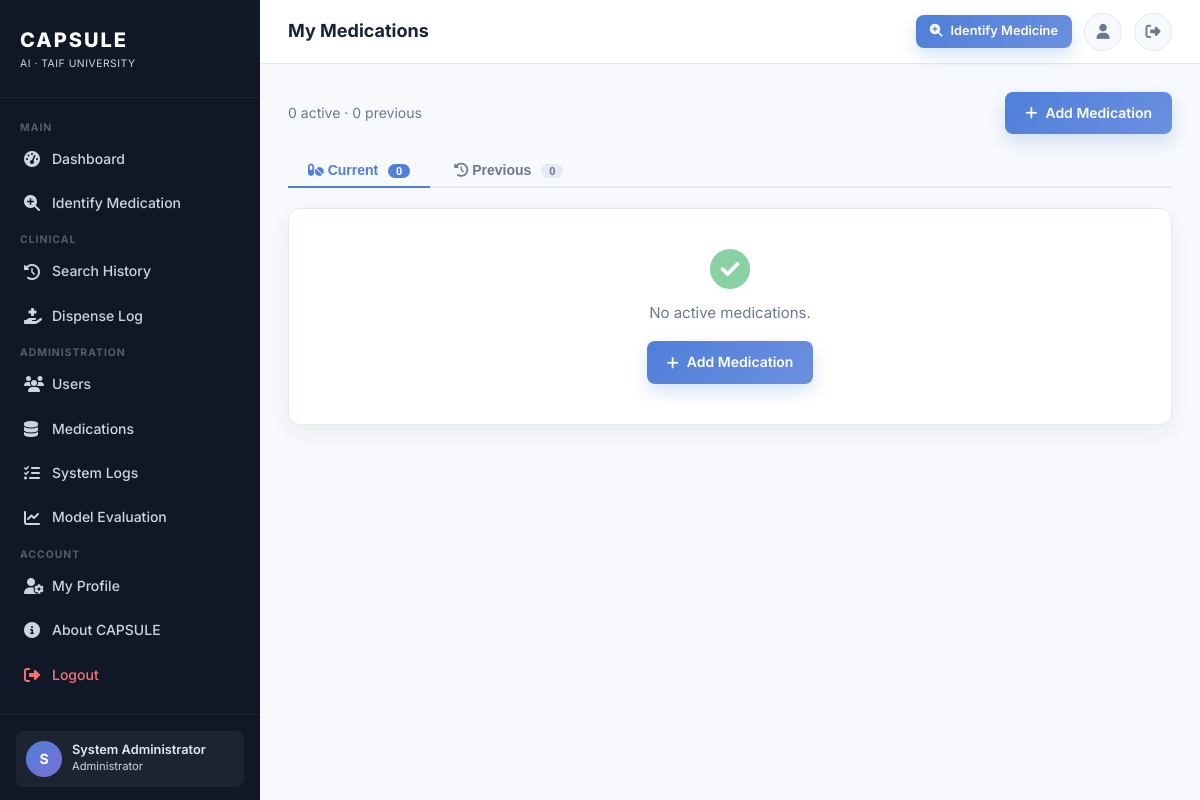
The app's page /patient/medications (signed in) with its own data.
### app.py (models this page shows, shortened)
class User(UserMixin, db.Model):
    __tablename__ = 'users'
    id = db.Column(db.Integer, primary_key=True)
    username = db.Column(db.String(80), unique=True, nullable=False)
    email = db.Column(db.String(120), unique=True, nullable=False)
    password_hash = db.Column(db.String(256), nullable=False)
    role = db.Column(db.String(20), default='patient')        # admin|doctor|pharmacist|patient
    full_name = db.Column(db.String(120), default='')
    hospital = db.Column(db.String(120), default='')
    specialty = db.Column(db.String(80), default='')
    is_active = db.Column(db.Boolean, default=True)
    created_at = db.Column(db.DateTime, default=datetime.utcnow)
    last_login = db.Column(db.DateTime, nullable=True)
    searches = db.relationship('SearchHistory', backref='user', lazy=True,
                               cascade='all, delete-orphan')
    @property
    def role_label(self):
        labels = {'admin': 'Administrator', 'doctor': 'Doctor',
                  'pharmacist': 'Pharmacist', 'patient': 'Patient'}
        return labels.get(self.role, 'Patient')

### app.py (the view)
@app.route('/patient/medications')
@login_required
@role_required('patient', 'admin')
def patient_medications():
    current_meds = PatientMedication.query.filter_by(
        patient_id=current_user.id, status='current')\
        .order_by(PatientMedication.added_at.desc()).all()
    prev_meds = PatientMedication.query.filter_by(
        patient_id=current_user.id, status='previous')\
        .order_by(PatientMedication.end_date.desc()).all()
    from drug_interaction_checker import DrugInteractionChecker
    checker = DrugInteractionChecker()
    med_names = [m.medication_name for m in current_meds]
    expanded = list(med_names)
    for mn in med_names:
        db_med = Medication.query.filter(Medication.drug_name.ilike(f'%{mn}%')).first()
        if db_med and db_med.generic_name:
            generic = db_med.generic_name.split('/')[0].strip()
            if generic.lower() not in [n.lower() for n in expanded]:
                expanded.append(generic)
    interactions = checker.check_by_names(expanded) if len(expanded) >= 2 else []
    return render_template('patient/medications.html',
                           current_meds=current_meds,
                           prev_meds=prev_meds,
                           interactions=interactions)

### app.py (called while the page is built)
@app.after_request
def set_security_headers(response):
    response.headers['X-Content-Type-Options'] = 'nosniff'
    response.headers['X-Frame-Options'] = 'SAMEORIGIN'
    response.headers['X-XSS-Protection'] = '1; mode=block'
    response.headers['Referrer-Policy'] = 'strict-origin-when-cross-origin'
    return response

@login_manager.user_loader
def load_user(user_id):
    return db.session.get(User, int(user_id))

def role_required(*roles):
    def decorator(f):
        @wraps(f)
        def decorated(*args, **kwargs):
            if not current_user.is_authenticated:
                return redirect(url_for('login'))
            if current_user.role not in roles:
                flash('You do not have permission to access this page.', 'danger')
                return redirect(url_for('index'))
            return f(*args, **kwargs)
        return decorated
    return decorator

### templates/patient/medications.html (shortened to what this page needs)
{% extends "base.html" %}
{% block page_title %}My Medications{% endblock %}
{% block content %}
<div style="display:flex;justify-content:space-between;align-items:center;margin-bottom:20px;flex-wrap:wrap;gap:12px">
  <p style="margin:0;color:var(--text-secondary);font-size:.875rem">
    {{ current_meds|length }} active · {{ prev_meds|length }} previous
  </p>
  <div style="display:flex;gap:8px">
    <a href="{{ url_for('add_patient_medication') }}" class="btn btn-primary">
      <i class="fa-solid fa-plus"></i> Add Medication
    </a>
  </div>
</div>
{% set lt_meds = current_meds | selectattr('long_term_flag') | list %}
<div class="tab-bar">
  <button class="tab-btn active" onclick="switchTab('current', this)">
    <i class="fa-solid fa-pills"></i> Current
    <span style="background:var(--primary);color:#fff;padding:1px 8px;border-radius:999px;font-size:.7rem;margin-left:6px">
      {{ current_meds|length }}
    </span>
  </button>
  <button class="tab-btn" onclick="switchTab('previous', this)">
    <i class="fa-solid fa-clock-rotate-left"></i> Previous
    <span style="background:var(--border);color:var(--text-secondary);padding:1px 8px;border-radius:999px;font-size:.7rem;margin-left:6px">
      {{ prev_meds|length }}
    </span>
  </button>
</div>
<div id="tab-current" class="tab-panel active">
  <div class="card">
    <div class="card-body" style="padding:0">
      {% if current_meds %}
        {% for med in current_meds %}
        <div class="med-row">
          <div>
            <div style="display:flex;align-items:center;gap:8px;flex-wrap:wrap;margin-bottom:4px">
              <strong style="font-size:.95rem">{{ med.medication_name }}</strong>
              <span class="med-tag current">Active</span>
              {% if med.long_term_flag %}
              <span style="background:#fffbeb;border:1px solid #fcd34d;
                           color:#92400e;padding:2px 8px;border-radius:999px;font-size:.7rem;font-weight:600">
                <i class="fa-solid fa-clock"></i> Long-Term
              </span>
              {% endif %}
            </div>
            <div style="font-size:.82rem;color:var(--text-secondary);margin-bottom:6px">
              {% if med.dosage %}<span><i class="fa-solid fa-capsules"></i> {{ med.dosage }}</span>{% endif %}
              {% if med.start_date %} &nbsp;·&nbsp; <span><i class="fa-solid fa-calendar"></i> Since {{ med.start_date.strftime('%d %b %Y') }}</span>{% endif %}
              {% if med.prescribed_by %} &nbsp;·&nbsp; <span><i class="fa-solid fa-user-doctor"></i> {{ med.prescribed_by }}</span>{% endif %}
            </div>
            {% if med.notes %}
            <div style="font-size:.78rem;color:var(--text-secondary);font-style:italic">{{ med.notes }}</div>
            {% endif %}
            {% set w = med.long_term_info %}
            {% if w %}
            <div class="longterm-notice">
              <i class="fa-solid fa-circle-exclamation" style="color:#d97706"></i>
              <strong>Long-Term Use{% if w.effect_summary %}: {{ w.effect_summary }}{% endif %}</strong>
              {% if w.warning %}
              <div style="margin-top:5px;color:#78350f">
                <i class="fa-solid fa-hand-holding-medical"></i> {{ w.warning }}
              </div>
              {% endif %}
            </div>
            {% endif %}
          </div>
          <div style="display:flex;gap:6px;flex-direction:column;align-items:flex-end">
            <form method="POST" action="{{ url_for('update_patient_medication', med_id=med.id) }}">
              <input type="hidden" name="status" value="previous">
              <button type="submit" class="btn btn-outline" style="font-size:.75rem;padding:4px 10px"
                      onclick="return confirm('Mark {{ med.medication_name }} as stopped?')">
                <i class="fa-solid fa-circle-stop"></i> Stop
              </button>
            </form>
            <form method="POST" action="{{ url_for('delete_patient_medication', med_id=med.id) }}"
                  onsubmit="return confirm('Delete this medication?')">
              <button type="submit" class="btn" style="font-size:.75rem;padding:4px 10px;background:#fee2e2;color:#991b1b;border:none">
                <i class="fa-solid fa-trash"></i>
              </button>
            </form>
          </div>
        </div>
        {% endfor %}
      {% else %}
      <div style="text-align:center;padding:40px;color:var(--text-secondary)">
        <i class="fa-solid fa-circle-check" style="font-size:2.5rem;color:#16a34a;display:block;margin-bottom:12px;opacity:.5"></i>
        <p style="margin:0 0 16px">No active medications.</p>
        <a href="{{ url_for('add_patient_medication') }}" class="btn btn-primary">
          <i class="fa-solid fa-plus"></i> Add Medication
        </a>
      </div>
      {% endif %}
    </div>
  </div>
</div>
{% endblock %}

### templates/base.html (shortened to what this page needs)
<!DOCTYPE html>
<html lang="en">
<head>
  <link rel="stylesheet" href="https://cdnjs.cloudflare.com/ajax/libs/font-awesome/6.5.0/css/all.min.css">
  <link rel="stylesheet" href="{{ url_for('static', filename='css/style.css') }}?v=2">
</head>
<body>
<div class="app-wrapper">
  <aside class="sidebar" id="sidebar">
    <div class="sidebar-brand">
      <div class="sidebar-brand-text">
        <span class="sidebar-brand-name">CAPSULE</span>
        <span class="sidebar-brand-sub">AI · Taif University</span>
      </div>
    </div>
    <nav class="sidebar-nav">
      <span class="sidebar-section-label">Main</span>
      {% if current_user.is_authenticated and current_user.role == 'admin' %}
      <a href="{{ url_for('admin_dashboard') }}"
         class="{% if request.endpoint == 'admin_dashboard' %}active{% endif %}">
        <i class="fa-solid fa-gauge-high"></i> Dashboard
      </a>
      {% elif current_user.is_authenticated and current_user.role == 'doctor' %}
      <a href="{{ url_for('doctor_dashboard') }}"
         class="{% if request.endpoint == 'doctor_dashboard' %}active{% endif %}">
        <i class="fa-solid fa-gauge-high"></i> Dashboard
      </a>
      {% elif current_user.is_authenticated and current_user.role == 'pharmacist' %}
      <a href="{{ url_for('pharmacist_dashboard') }}"
         class="{% if request.endpoint == 'pharmacist_dashboard' %}active{% endif %}">
        <i class="fa-solid fa-gauge-high"></i> Dashboard
      </a>
      {% elif current_user.is_authenticated and current_user.role == 'patient' %}
      <a href="{{ url_for('patient_dashboard') }}"
         class="{% if request.endpoint == 'patient_dashboard' %}active{% endif %}">
        <i class="fa-solid fa-gauge-high"></i> My Dashboard
      </a>
      {% else %}
      <a href="{{ url_for('dashboard') }}"
         class="{% if request.endpoint == 'dashboard' %}active{% endif %}">
        <i class="fa-solid fa-gauge-high"></i> Dashboard
      </a>
      {% endif %}
      <a href="{{ url_for('identify') }}"
         class="{% if request.endpoint == 'identify' %}active{% endif %}">
        <i class="fa-solid fa-magnifying-glass-plus"></i> Identify Medication
      </a>
      <span class="sidebar-section-label">Clinical</span>
      <a href="{{ url_for('history') }}"
         class="{% if request.endpoint == 'history' %}active{% endif %}">
        <i class="fa-solid fa-clock-rotate-left"></i> Search History
      </a>
      {% if current_user.is_authenticated and current_user.role in ('pharmacist', 'admin') %}
      <a href="{{ url_for('pharmacist_dispense') }}"
         class="{% if request.endpoint == 'pharmacist_dispense' %}active{% endif %}">
        <i class="fa-solid fa-hand-holding-medical"></i> Dispense Log
      </a>
      {% endif %}
      {% if current_user.is_authenticated and current_user.role == 'admin' %}
      <span class="sidebar-section-label">Administration</span>
      <a href="{{ url_for('admin_dashboard') }}#users">
        <i class="fa-solid fa-users"></i> Users
      </a>
      <a href="{{ url_for('admin_dashboard') }}#drugs">
        <i class="fa-solid fa-database"></i> Medications
      </a>
      <a href="{{ url_for('admin_dashboard') }}#logs">
        <i class="fa-solid fa-list-check"></i> System Logs
      </a>
      <a href="{{ url_for('admin_evaluation') }}"
         class="{% if request.endpoint == 'admin_evaluation' %}active{% endif %}">
        <i class="fa-solid fa-chart-line"></i> Model Evaluation
      </a>
      {% endif %}
      <span class="sidebar-section-label">Account</span>
      <a href="{{ url_for('profile') }}"
         class="{% if request.endpoint == 'profile' %}active{% endif %}">
        <i class="fa-solid fa-user-gear"></i> My Profile
      </a>
<a href="{{ url_for('about') }}"
         class="{% if request.endpoint == 'about' %}active{% endif %}">
        <i class="fa-solid fa-circle-info"></i> About CAPSULE
      </a>
      <a href="{{ url_for('logout') }}" style="color:#f87171">
        <i class="fa-solid fa-right-from-bracket"></i> Logout
      </a>
    </nav>
    <div class="sidebar-footer">
      <div class="user-card">
        <div class="user-avatar">
          {% if current_user.is_authenticated %}{{ current_user.full_name[0].upper() if current_user.full_name else current_user.username[0].upper() }}{% else %}?{% endif %}
        </div>
        <div>
          <div class="user-info-name">
            {% if current_user.is_authenticated %}{{ current_user.full_name or current_user.username }}{% else %}Guest{% endif %}
          </div>
          <div class="user-info-role">{% if current_user.is_authenticated %}{{ current_user.role_label }}{% endif %}</div>
        </div>
      </div>
    </div>
  </aside>
  <div class="main-content">
    <header class="topbar">
      <div class="d-flex align-center gap-1">
        <span class="topbar-title">{% block page_title %}{% endblock %}</span>
      </div>
      <div class="topbar-right">
        <a href="{{ url_for('identify') }}" class="btn btn-primary btn-sm">
          <i class="fa-solid fa-magnifying-glass-plus"></i>
          <span class="d-none d-sm-inline">Identify Medicine</span>
        </a>
        <a href="{{ url_for('profile') }}" class="topbar-btn" title="Profile">
          <i class="fa-solid fa-user"></i>
        </a>
        <a href="{{ url_for('logout') }}" class="topbar-btn" title="Logout">
          <i class="fa-solid fa-right-from-bracket"></i>
        </a>
      </div>
    </header>
    <main class="page-content">
      {% block content %}{% endblock %}
    </main>
  </div>
</div>
</body>
</html>

### templates/patient/medications.html (style rules this page uses)
.tab-bar { display:flex; gap:4px; border-bottom:2px solid var(--border); margin-bottom:20px; }
.tab-btn { padding:8px 20px; border:none; background:none; cursor:pointer; font-size:.875rem; font-weight:600; color:var(--text-secondary); border-bottom:2.5px solid transparent; margin-bottom:-2px; transition:all .2s; }
.tab-btn.active { color:var(--primary); border-bottom-color:var(--primary); }
.tab-panel { display:none; }
.tab-panel.active { display:block; }

### records on screen
User: full_name "S", full_name "System Administrator", role_label "Administrator"

### other values on screen
{{ current_meds|length }} "0"
{{ prev_meds|length }} "0"
